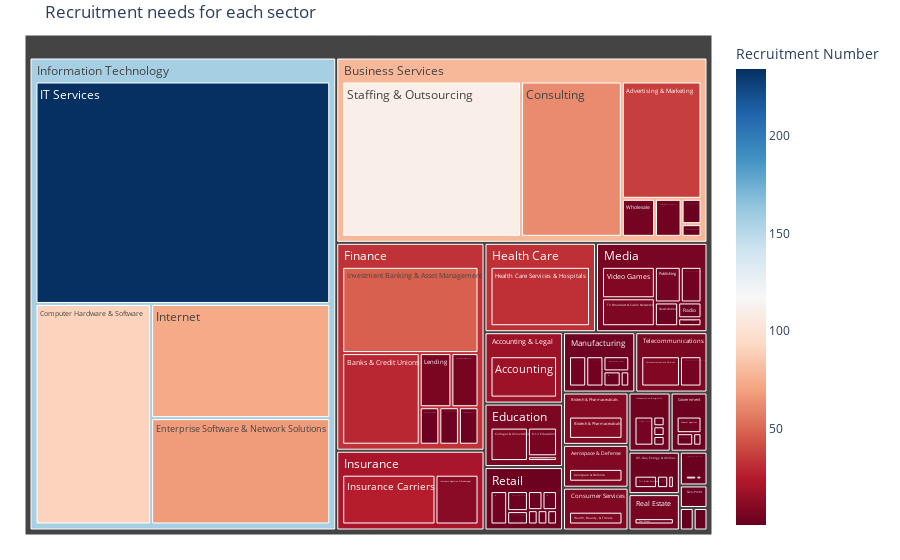

Here is the notebook cell this chart was saved with:
### Code cell
fig = px.treemap(industry, path=['Sector', 'Industry'], values='Recruitment Number', title='Recruitment needs for each sector',
                  color='Recruitment Number', color_continuous_scale='RdBu')
                  #color_continuous_midpoint=np.average(industry['Size']))
fig.update_layout(margin = dict(t=35, l=25, r=25, b=25))
fig.show()

### Figure 1 — Plotly figure (JSON) as saved in the notebook; plotly's stock layout.template omitted (floating-point values rounded to 4 significant figures)
{"data": [{"branchvalues": "total", "customdata": [[18], [37], [9], [2], [2], [29], [2], [11], [3], [5], [1], [1], [9], [91], [1], [62], [4], [4], [1], [3], [2], [68], [1], [4], [6], [3], [4], [2], [1], [2], [3], [32], [9], [234], [12], [26], [73], [48], [6], [7], [5], [1], [4], [2], [1], [3], [1], [4], [1], [1], [1], [5], [2], [6], [4], [2], [110], [1], [3], [8], [9], [2], [1], [1], [9], [5], [18], [9], [1.667], [11], [78.55], [1], [9], [7.375], [32.9], [3], [32], [156.6], [21.58], [3.286], [6.25], [2], [3], [6], [1], [2.5], [7.571], [3.5]], "domain": {"x": [0, 1], "y": [0, 1]}, "hovertemplate": "labels=%{label}<br>Recruitment Number_sum=%{value}<br>parent=%{parent}<br>id=%{id}<br>Recruitment Number=%{color}<extra></extra>", "ids": ["Accounting & Legal/Accounting", "Business Services/Advertising & Marketing", "Aerospace & Defense/Aerospace & Defense", "Business Services/Architectural & Engineering Services", "Retail/Automotive Parts & Accessories Stores", "Finance/Banks & Credit Unions", "Retail/Beauty & Personal Accessories Stores", "Biotech & Pharmaceuticals/Biotech & Pharmaceuticals", "Finance/Brokerage Services", "Telecommunications/Cable, Internet & Telephone Providers", "Restaurants, Bars & Food Services/Casual Restaurants", "Manufacturing/Chemical Manufacturing", "Education/Colleges & Universities", "Information Technology/Computer Hardware & Software", "Construction, Repair & Maintenance/Construction", "Business Services/Consulting", "Manufacturing/Consumer Products Manufacturing", "Retail/Department, Clothing, & Shoe Stores", "Education/Education Training Services", "Manufacturing/Electrical & Electronic Manufacturing", "Oil, Gas, Energy & Utilities/Energy", "Information Technology/Enterprise Software & Network Solutions", "Transportation & Logistics/Express Delivery Services", "Government/Federal Agencies", "Finance/Financial Analytics & Research", "Finance/Financial Transaction Processing", "Manufacturing/Food & Beverage Manufacturing", "Retail/Food & Beverage Stores", "Retail/Gas Stations", "Non-Profit/Grantmaking Foundations", "Retail/Grocery Stores & Supermarkets", "Health Care/Health Care Services & Hospitals", "Consumer Services/Health, Beauty, & Fitness", "Information Technology/IT Services", "Insurance/Insurance Agencies & Brokerages", "Insurance/Insurance Carriers", "Information Technology/Internet", "Finance/Investment Banking & Asset Management", "Education/K-12 Education", "Finance/Lending", "Transportation & Logistics/Logistics & Supply Chain", "Business Services/Membership Organizations", "Media/Motion Picture Production & Distribution", "Government/Municipal Governments", "Media/Music Production & Distribution", "Media/News Outlet", "Oil, Gas, Energy & Utilities/Oil & Gas Exploration & Production", "Oil, Gas, Energy & Utilities/Oil & Gas Services", "Retail/Other Retail Stores", "Retail/Pet & Pet Supplies Stores", "Arts, Entertainment & Recreation/Photography", "Media/Publishing", "Media/Radio", "Real Estate/Real Estate", "Business Services/Research & Development", "Arts, Entertainment & Recreation/Sports & Recreation", "Business Services/Staffing & Outsourcing", "Government/State & Regional Agencies", "Finance/Stock Exchanges", "Media/TV Broadcast & Cable Networks", "Telecommunications/Telecommunications Services", "Manufacturing/Transportation Equipment Manufacturing", "Transportation & Logistics/Transportation Management", "Transportation & Logistics/Trucking", "Media/Video Games", "Business Services/Wholesale", "Accounting & Legal", "Aerospace & Defense", "Arts, Entertainment & Recreation", "Biotech & Pharmaceuticals", "Business Services", "Construction, Repair & Maintenance", "Consumer Services", "Education", "Finance", "Government", "Health Care", "Information Technology", "Insurance", "Manufacturing", "Media", "Non-Profit", "Oil, Gas, Energy & Utilities", "Real Estate", "Restaurants, Bars & Food Services", "Retail", "Telecommunications", "Transportation & Logistics"], "labels": ["Accounting", "Advertising & Marketing", "Aerospace & Defense", "Architectural & Engineering Services", "Automotive Parts & Accessories Stores", "Banks & Credit Unions", "Beauty & Personal Accessories Stores", "Biotech & Pharmaceuticals", "Brokerage Services", "Cable, Internet & Telephone Providers", "Casual Restaurants", "Chemical Manufacturing", "Colleges & Universities", "Computer Hardware & Software", "Construction", "Consulting", "Consumer Products Manufacturing", "Department, Clothing, & Shoe Stores", "Education Training Services", "Electrical & Electronic Manufacturing", "Energy", "Enterprise Software & Network Solutions", "Express Delivery Services", "Federal Agencies", "Financial Analytics & Research", "Financial Transaction Processing", "Food & Beverage Manufacturing", "Food & Beverage Stores", "Gas Stations", "Grantmaking Foundations", "Grocery Stores & Supermarkets", "Health Care Services & Hospitals", "Health, Beauty, & Fitness", "IT Services", "Insurance Agencies & Brokerages", "Insurance Carriers", "Internet", "Investment Banking & Asset Management", "K-12 Education", "Lending", "Logistics & Supply Chain", "Membership Organizations", "Motion Picture Production & Distribution", "Municipal Governments", "Music Production & Distribution", "News Outlet", "Oil & Gas Exploration & Production", "Oil & Gas Services", "Other Retail Stores", "Pet & Pet Supplies Stores", "Photography", "Publishing", "Radio", "Real Estate", "Research & Development", "Sports & Recreation", "Staffing & Outsourcing", "State & Regional Agencies", "Stock Exchanges", "TV Broadcast & Cable Networks", "Telecommunications Services", "Transportation Equipment Manufacturing", "Transportation Management", "Trucking", "Video Games", "Wholesale", "Accounting & Legal", "Aerospace & Defense", "Arts, Entertainment & Recreation", "Biotech & Pharmaceuticals", "Business Services", "Construction, Repair & Maintenance", "Consumer Services", "Education", "Finance", "Government", "Health Care", "Information Technology", "Insurance", "Manufacturing", "Media", "Non-Profit", "Oil, Gas, Energy & Utilities", "Real Estate", "Restaurants, Bars & Food Services", "Retail", "Telecommunications", "Transportation & Logistics"], "marker": {"coloraxis": "coloraxis", "colors": [18, 37, 9, 2, 2, 29, 2, 11, 3, 5, 1, 1, 9, 91, 1, 62, 4, 4, 1, 3, 2, 68, 1, 4, 6, 3, 4, 2, 1, 2, 3, 32, 9, 234, 12, 26, 73, 48, 6, 7, 5, 1, 4, 2, 1, 3, 1, 4, 1, 1, 1, 5, 2, 6, 4, 2, 110, 1, 3, 8, 9, 2, 1, 1, 9, 5, 18, 9, 1.667, 11, 78.55, 1, 9, 7.375, 32.9, 3, 32, 156.6, 21.58, 3.286, 6.25, 2, 3, 6, 1, 2.5, 7.571, 3.5]}, "name": "", "parents": ["Accounting & Legal", "Business Services", "Aerospace & Defense", "Business Services", "Retail", "Finance", "Retail", "Biotech & Pharmaceuticals", "Finance", "Telecommunications", "Restaurants, Bars & Food Services", "Manufacturing", "Education", "Information Technology", "Construction, Repair & Maintenance", "Business Services", "Manufacturing", "Retail", "Education", "Manufacturing", "Oil, Gas, Energy & Utilities", "Information Technology", "Transportation & Logistics", "Government", "Finance", "Finance", "Manufacturing", "Retail", "Retail", "Non-Profit", "Retail", "Health Care", "Consumer Services", "Information Technology", "Insurance", "Insurance", "Information Technology", "Finance", "Education", "Finance", "Transportation & Logistics", "Business Services", "Media", "Government", "Media", "Media", "Oil, Gas, Energy & Utilities", "Oil, Gas, Energy & Utilities", "Retail", "Retail", "Arts, Entertainment & Recreation", "Media", "Media", "Real Estate", "Business Services", "Arts, Entertainment & Recreation", "Business Services", "Government", "Finance", "Media", "Telecommunications", "Manufacturing", "Transportation & Logistics", "Transportation & Logistics", "Media", "Business Services", "", "", "", "", "", "", "", "", "", "", "", "", "", "", "", "", "", "", "", "", "", ""], "type": "treemap", "values": [18, 37, 9, 2, 2, 29, 2, 11, 3, 5, 1, 1, 9, 91, 1, 62, 4, 4, 1, 3, 2, 68, 1, 4, 6, 3, 4, 2, 1, 2, 3, 32, 9, 234, 12, 26, 73, 48, 6, 7, 5, 1, 4, 2, 1, 3, 1, 4, 1, 1, 1, 5, 2, 6, 4, 2, 110, 1, 3, 8, 9, 2, 1, 1, 9, 5, 18, 9, 3, 11, 221, 1, 9, 16, 99, 7, 32, 466, 38, 14, 32, 2, 7, 6, 1, 16, 14, 8]}], "layout": {"coloraxis": {"colorbar": {"title": {"text": "Recruitment Number"}}, "colorscale": [[0, "rgb(103,0,31)"], [0.1, "rgb(178,24,43)"], [0.2, "rgb(214,96,77)"], [0.3, "rgb(244,165,130)"], [0.4, "rgb(253,219,199)"], [0.5, "rgb(247,247,247)"], [0.6, "rgb(209,229,240)"], [0.7, "rgb(146,197,222)"], [0.8, "rgb(67,147,195)"], [0.9, "rgb(33,102,172)"], [1, "rgb(5,48,97)"]]}, "legend": {"tracegroupgap": 0}, "margin": {"b": 25, "l": 25, "r": 25, "t": 35}, "title": {"text": "Recruitment needs for each sector"}}}
